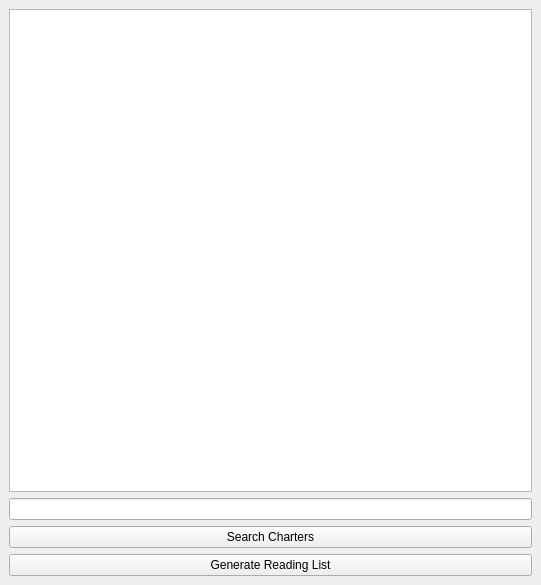
<?xml version="1.0" encoding="UTF-8"?>
<ui version="4.0">
 <class>ICOMOSNOTESDockWidgetBase</class>
 <widget class="QDockWidget" name="ICOMOSNOTESDockWidgetBase">
  <property name="geometry">
   <rect>
    <x>0</x>
    <y>0</y>
    <width>541</width>
    <height>585</height>
   </rect>
  </property>
  <property name="windowTitle">
   <string>ICOMOS FINDER</string>
  </property>
  <widget class="QWidget" name="dockWidgetContents">
   <layout class="QGridLayout" name="gridLayout">
    <item row="0" column="0">
     <widget class="QTextBrowser" name="text_display"/>
    </item>
    <item row="2" column="0">
     <widget class="QPushButton" name="btn_search">
      <property name="text">
       <string>Search Charters</string>
      </property>
     </widget>
    </item>
    <item row="1" column="0">
     <widget class="QLineEdit" name="search_input"/>
    </item>
    <item row="3" column="0">
     <widget class="QPushButton" name="btn_reading_list">
      <property name="text">
       <string>Generate Reading List</string>
      </property>
     </widget>
    </item>
   </layout>
  </widget>
 </widget>
 <resources/>
 <connections/>
</ui>
